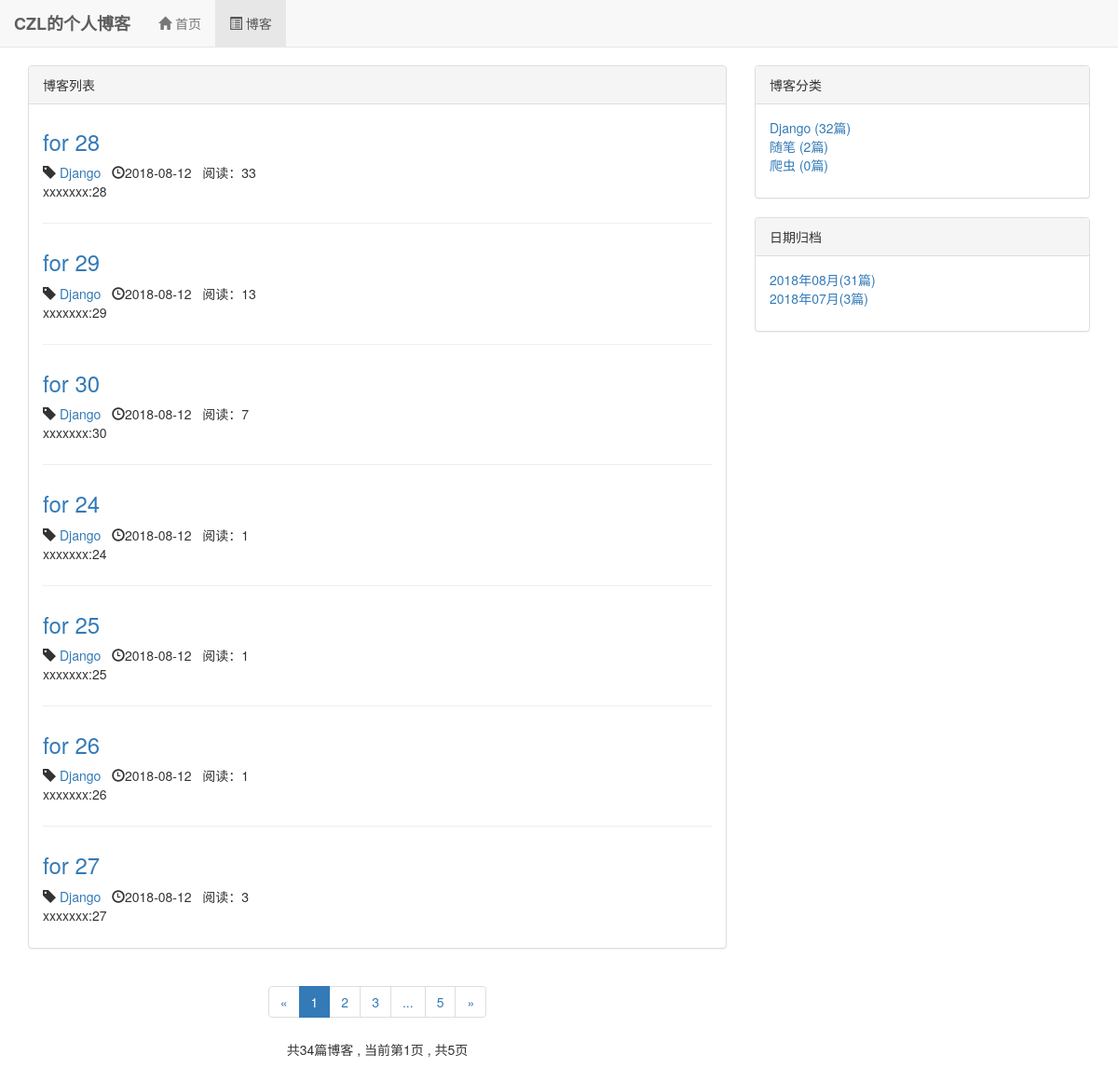
Screenshot of /blog/ with the database file from the repository.
### blog/models.py (models this page shows, shortened)
class Blog(models.Model, ReadNumExpandMethod):
    title = models.CharField(max_length=50)
    blog_type = models.ForeignKey(BlogType, on_delete=models.DO_NOTHING)
    content = RichTextUploadingField()
    author = models.ForeignKey(User, on_delete=models.DO_NOTHING)
    read_details=GenericRelation(ReadDetail)
    created_time = models.DateTimeField(auto_now_add=True)
    last_updated_time = models.DateTimeField(auto_now=True)
    class Meta:
        ordering = ['-created_time']

class BlogType(models.Model):
    type_name = models.CharField(max_length=15)
    def __str__(self):
        return self.type_name

### read_statistics/models.py (models this page shows)
class ReadNum(models.Model):
    read_num = models.IntegerField(default=0)
    content_type = models.ForeignKey(ContentType, on_delete=models.DO_NOTHING)
    object_id = models.PositiveIntegerField()
    content_object = GenericForeignKey('content_type', 'object_id')

### blog/views.py (the view)
# urls.py: path('',views.blog_list,name="blog_list"),
def blog_list(request):
    blogs_all_list = Blog.objects.all()
    context = get_blog_list_common_data(request, blogs_all_list)
    return render(request,'blog/blog_list.html', context)

### read_statistics/models.py (called while the page is built)
    def get_read_num(self):
        try:
            ct = ContentType.objects.get_for_model(self)
            readnum = ReadNum.objects.get(content_type=ct, object_id=self.pk)
            return readnum.read_num
        except exceptions.ObjectDoesNotExist:
            return 0

### blog/template/blog/blog_list.html (shortened to what this page needs)
{% extends 'base.html' %}
{% block nav_blog_active %}active{% endblock %}
{% load staticfiles %}
{% block header_extends %}
    <link rel="stylesheet" href="{% static "blog/blog.css" %}">
{% endblock %}
{% block context %}
<div class="container">
    <div class="row">
            <div class="col-xs-12 col-sm-8 col-md-8 col-lg-8">
                <div class="panel panel-default">
                   <div class="panel-heading">{% block blog_list_title %}博客列表 {% endblock %}
                   </div>
                        <div class="panel-body">
                            {% for blog in blogs %}
                                <div class="blog">
                                     <h3><a href="{% url 'blog_detail' blog.pk %}">{{ blog.title }}</a></h3>
                                     <p class="blog-info">
                                     <span class="glyphicon glyphicon-tag" ></span><a href="{% url 'blogs_with_type' blog.blog_type.pk %}">
                                     {{ blog.blog_type }}&nbsp;&nbsp;</a>
                                     <span class="glyphicon glyphicon-time" ></span>{{ blog.created_time|date:"Y-m-d " }}  &nbsp;&nbsp;阅读：{{ blog.get_read_num }}
                                     </p>
                                     <p>{{ blog.content|striptags|truncatechars:30 }}</p>
                                 </div>
                            {% empty %}
                                <div class="blog">
                                   <h3>---暂无博客，尽情期待---</h3>
                                </div>
                            {% endfor %}
                        </div>
                    </div>
                <div class="paginator">
                          <ul class="pagination">
                                <li>
                                    {% if page_of_blogs.has_previous %}
                                        <a href="?page={{ page_of_blogs.previous_page_number }}" aria-label="Previous">
                                        <span aria-hidden="true">&laquo;</span>
                                        </a>
                                    {% else %}
                                         <span aria-hidden="true">&laquo;</span>
                                    {% endif %}
                                </li>
                                {% for page_num in page_range %}
                                    {% if page_num == page_of_blogs.number %}
                                        <li class="active"><span>{{ page_num }}</span></li>
                                    {% else %}
                                        {% if page_num == '...' %}
                                            <li><span>{{ page_num }}</span></li>
                                        {% else %}
                                            <li><a href="?page={{ page_num }}">{{ page_num }}</a></li>
                                        {% endif %}
                                    {% endif %}
                                {% endfor %}
                                <li>
                                    {% if page_of_blogs.has_next %}
                                        <a href="?page={{ page_of_blogs.next_page_number }}" aria-label="Next">
                                        <span aria-hidden="true">&raquo;</span>
                                        </a>
                                    {% else %}
                                         <span aria-hidden="true">&raquo;</span>
                                    {% endif %}
                                </li>
                          </ul>
                            <p>
                                共{{ page_of_blogs.paginator.count }}篇博客 ,
                                当前第{{ page_of_blogs.number }}页 ,
                                共{{ page_of_blogs.paginator.num_pages }}页
                            </p>
                 </div>
            </div>
            <div class="hidden-xs col-sm-4 col-md-4 col-lg-4">
               <div class="panel panel-default">
                  <div class="panel-heading">博客分类</div>
                    <div class="panel-body">
                       <ul class="blog-types" >
                           {% for blog_type in blog_types %}
                               <li><a href="{% url 'blogs_with_type' blog_type.pk %}">{{ blog_type.type_name }} ({{ blog_type.blog_count }}篇)</a>
                               </li>
                           {% empty %}
                               <li>暂无分类</li>
                           {% endfor %}
                       </ul>
                  </div>
            </div>
                <div class="panel panel-default">
                     <div class="panel-heading">日期归档</div>
                     <div class="panel-body">
                         <ul>
                             {% for blog_date,blog_count in blog_dates.items %}
                                     <li>
                                         <a href="{% url 'blogs_with_date' blog_date.year blog_date.month%}">
                                             {{ blog_date|date:"Y年m月" }}({{ blog_count }}篇)
                                         </a>
                                     </li>
                             {% endfor %}
                         </ul>
                     </div>
                </div>
        </div>
    </div>
</div>
{% endblock %}

### static/base.css (style rules this page uses)
* { margin: 0; padding : 0; }
body { margin-top: 70px!important; }
ul { list-style-type: none!important; }

### blog/static/blog/blog.css (style rules this page uses)
ul.blog-types { list-style-type: none; }
div.blog:not(:last-child) { margin-bottom: 2em; border-bottom: 1px solid #eee; padding-bottom: 1em; }
div.blog h3 { margin-top: 0.5em; }
div.blog p.blog-info { margin-bottom: 0; }
div.paginator { text-align: center; }

### rows the page displays
Blog: title "for 28", blog_type "Django", created_time "2018-08-12", get_read_num "33", content "xxxxxxx:28"
Blog: title "for 29", blog_type "Django", created_time "2018-08-12", get_read_num "13", content "xxxxxxx:29"
Blog: title "for 30", blog_type "Django", created_time "2018-08-12", get_read_num "7", content "xxxxxxx:30"
Blog: title "for 24", blog_type "Django", created_time "2018-08-12", get_read_num "1", content "xxxxxxx:24"
Blog: title "for 25", blog_type "Django", created_time "2018-08-12", get_read_num "1", content "xxxxxxx:25"
Blog: title "for 26", blog_type "Django", created_time "2018-08-12", get_read_num "1", content "xxxxxxx:26"
Blog: title "for 27", blog_type "Django", created_time "2018-08-12", get_read_num "3", content "xxxxxxx:27"
BlogType: type_name "Django", blog_count "32"
BlogType: type_name "随笔", blog_count "2"
BlogType: type_name "爬虫", blog_count "0"

### other values shown
{{ page_num }} "1"
{{ page_num }} "2" "3" "5"
{{ page_num }} "..."
{{ page_of_blogs.paginator.count }} "34"
{{ page_of_blogs.number }} "1"
{{ page_of_blogs.paginator.num_pages }} "5"
{{ blog_date|date:"Y年m月" }} "2018年08月" "2018年07月"
{{ blog_count }} "31" "3"
